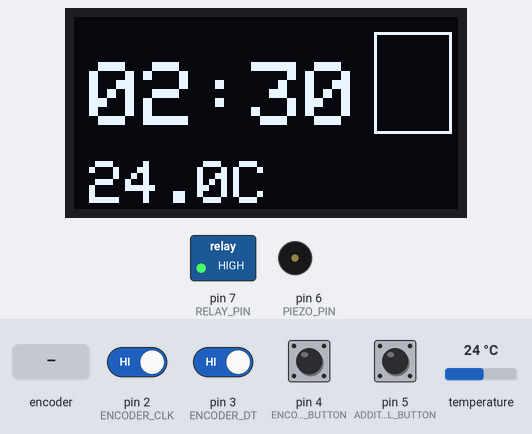
Recording of a program running on a simulated Arduino Pro Mini, built with avr-gcc and run on an emulated ATmega328P. On the bench: 128×64 one-colour display, switched loads named in the program (green lamp = pin HIGH), buzzer (waves = sounding). The inputs (shaded band) are chosen by the test bench; at power-on: pin 2 (ENCODER_CLK), pin 3 (ENCODER_DT), pin 4 (ENCODER_SW_BUTTON), pin 5 (ADDITIONAL_BUTTON) HIGH, temperature 24 °C. EEPROM starts erased.

Above: at 1.2 s.
1.3 s: rotary encoder on pin 2 (ENCODER_CLK) / pin 3 (ENCODER_DT) turned 3 steps (first pin leading)
At 2.3 s:
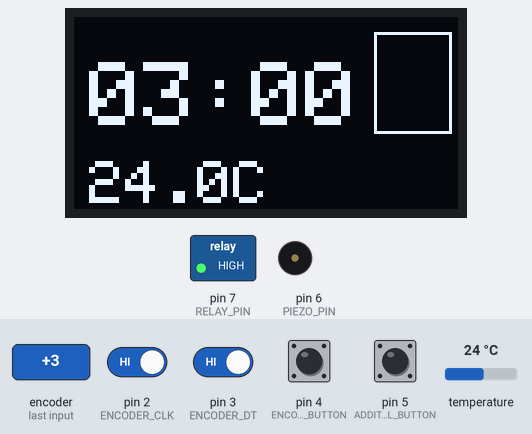
3.4 s: temperature set to 12 °C
At 4.8 s:
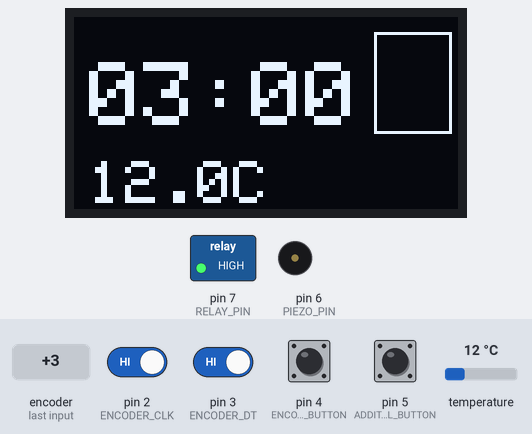
5.3 s: temperature set to 19 °C
At 6.3 s:
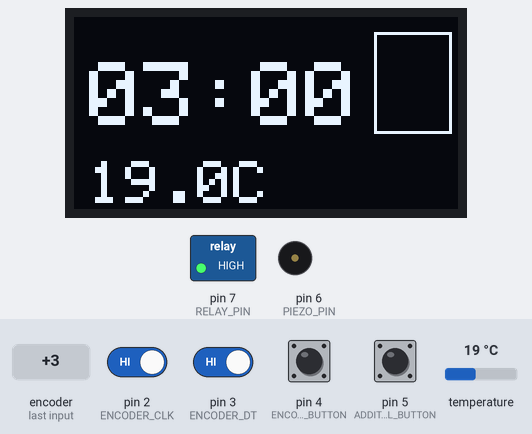
7.3 s: rotary encoder on pin 2 (ENCODER_CLK) / pin 3 (ENCODER_DT) turned 1 step (first pin leading)
At 8.6 s:
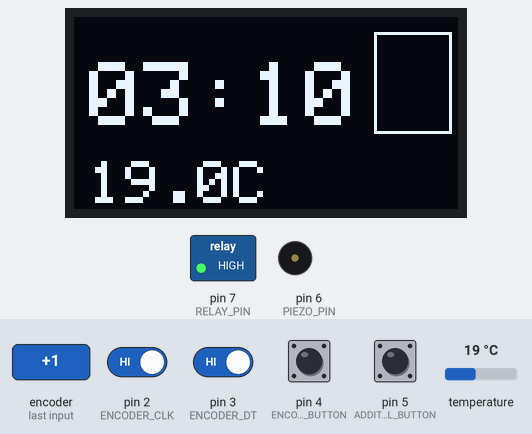
9.0 s: temperature set to 28 °C
At 10.2 s:
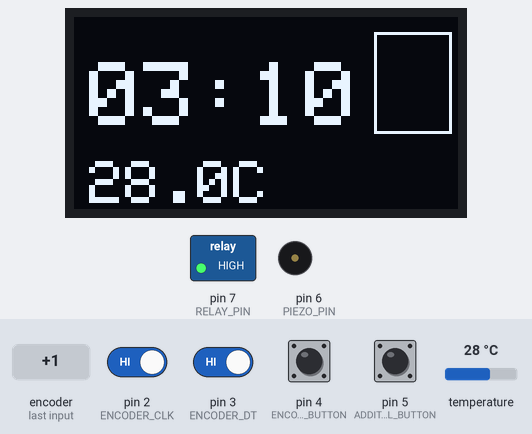
10.8 s: pin 4 (ENCODER_SW_BUTTON) pulsed LOW 2 times (0.12 s each, 0.3 s apart)
At 12.2 s:
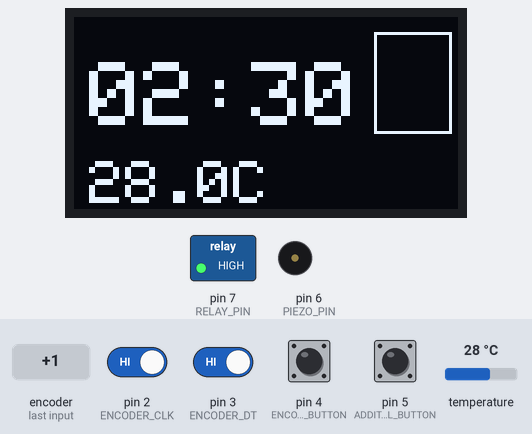
Timing chart, 0 to 13.8 s (numbered marks = the images above; inputs shaded):
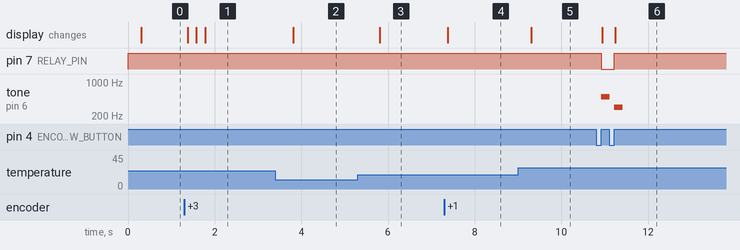

The program:

main.cpp
```cpp
#include "state_machine.h"
#include "display_actions.h"

#include <Arduino.h>
#include <EEPROM.h>
#include <string.h>
#include <SPI.h>
#include <Wire.h>
// Arduino таймер CTC прерывание
// avr-libc library includes
#include <avr/io.h>
#include <avr/interrupt.h>

#include <Adafruit_GFX.h>
#include <Adafruit_SSD1306.h>

// подключение библиотек для работы с DS18B20
#include <OneWire.h>
#include <DallasTemperature.h>


#define SCREEN_WIDTH 128 // OLED display width, in pixels
#define SCREEN_HEIGHT 64 // OLED display height, in pixels
#define OLED_RESET    -1 // Reset pin # (or -1 if sharing Arduino reset pin)
// #define DEBUG_SERIAL
//  enoder
const short ENCODER_CLK = 2; // do not change
const short ENCODER_DT = 3; // do not change
const short ENCODER_SW_BUTTON = 4; // encoder_sw
//--encoder
const short ADDITIONAL_BUTTON = 5; // encoder_sw
const short RELAY_PIN = 7;
const short PIEZO_PIN = 6;
const short ONE_WIRE_BUS = 11; // вывод, к которому подключён DS18B20
const short TEMPERATURE_PRECISION = 12; // точность измерений (9 ... 12)
volatile int counter = 0;   // счётчик
const int defaultTimeoutSec = 150;
const unsigned long pressTimeoutMS = 500;
//  eeprom
const short EEPROM_INIT_ADDR = 1023;
const char EEPROM_INIT_VALUE = 10;
const short EEPROM_TIMEOUT_ADDR = 0;
//--eeprom


Adafruit_SSD1306 display(SCREEN_WIDTH, SCREEN_HEIGHT, &Wire, OLED_RESET);
DisplayActions da(&display);
StateMachine stm(&da, 30, defaultTimeoutSec, RELAY_PIN, PIEZO_PIN);
OneWire oneWire(ONE_WIRE_BUS);
DallasTemperature sensor(&oneWire);
DeviceAddress Thermometer;


void pciSetup(byte pin)
{
  *digitalPinToPCMSK(pin) |= bit (digitalPinToPCMSKbit(pin));  // enable pin
  PCIFR  |= bit (digitalPinToPCICRbit(pin)); // clear any outstanding interrupt
  PCICR  |= bit (digitalPinToPCICRbit(pin)); // enable interrupt for the group
}


volatile byte lastEnc = 0b11, lastEncSw = 0b1, lastAddSw = 0b1;
volatile bool encMiddleAngle = false;
volatile unsigned long lastPressTimeAddSw = 0;
volatile unsigned long lastPressTimeEncSw = 0;
ISR (PCINT2_vect) // handle pin change interrupt for D0 to D7 here
{
  cli();
  byte encState = (PIND & 0b111100) >> 2;  // D2 + D3 + D4 + D5
  byte swState = (encState & 0b100) >> 2;
  byte addSwState = (encState & 0b1000) >> 3;
  encState = encState & 0b11;
  if (encState != lastEnc){
    if (!encState) encMiddleAngle = true;
    if (encMiddleAngle && encState == 0b01) {
      if (stm.checkAction()) stm.incLedTimerSec();
      encMiddleAngle = false;
      }
    else if (encMiddleAngle && encState == 0b10) {
      if (stm.checkAction()) stm.decLightTimerSec();
      encMiddleAngle = false;
    }
    lastEnc = encState;
  }else if (swState != lastEncSw){
    // action to letting go
    if (lastEncSw == 0b0 && swState == 0b1){
      // encoder button (start/stop)
      if (millis()-lastPressTimeEncSw >= pressTimeoutMS) {
        if (!stm.isLightOn()){
          stm.resetLightTimerSec();
        }
      }else if(stm.checkAction()) stm.toggleTimer(true);
    }else if (lastEncSw == 0b1 && swState == 0b0){
      lastPressTimeEncSw = millis();
    }
    lastEncSw = swState;
  }else if (addSwState != lastAddSw){
      // additional button (start/pause)
      if (lastAddSw == 0b0 && addSwState == 0b1){
        if (millis()-lastPressTimeAddSw >= pressTimeoutMS) {
          if (!stm.isLightOn()){
            EEPROM.put(EEPROM_TIMEOUT_ADDR, stm.getLightTimerSecLeft());
          }
        }
        else if(stm.checkAction()) stm.toggleTimer(false);
      }else if(lastAddSw == 0b1 && addSwState == 0b0){ // start press
        lastPressTimeAddSw = millis();
      }
      lastAddSw = addSwState;
  }
  sei();
}


volatile bool isSecond = false;
volatile float prev;
ISR(TIMER1_COMPA_vect)
{
  if (isSecond){
    stm.tickLightTimer();
    stm.tickDisplayTimerSec();
    stm.setTemperature(sensor.getTempCByIndex(0));
  }else{
    sensor.requestTemperatures();
  }
  isSecond = !isSecond;
}


void setup()
{
  #ifdef DEBUG_SERIAL
    Serial.begin(9600);
    Serial.println("Started with debug");
  #endif

  int initVal, initTimeout;
  EEPROM.get(EEPROM_INIT_ADDR, initVal);
  if (initVal != EEPROM_INIT_VALUE){
    EEPROM.put(EEPROM_INIT_ADDR, EEPROM_INIT_VALUE);
  }else{
    EEPROM.get(EEPROM_TIMEOUT_ADDR, initTimeout);
    stm.setDefaultLightTimeout(initTimeout);
  }

  sensor.begin();
  sensor.getAddress(Thermometer, 0);
  sensor.setWaitForConversion(false);  // Async requests
  sensor.setResolution(Thermometer, TEMPERATURE_PRECISION);

  pinMode(A0, INPUT);
  pinMode(ENCODER_SW_BUTTON, INPUT);
  pinMode(ENCODER_CLK, INPUT);
  pinMode(ENCODER_DT, INPUT);
  pinMode(ADDITIONAL_BUTTON, INPUT_PULLUP);

  // инициализация Timer1
  cli();  // отключить глобальные прерывания
  TCCR1A = 0;   // установить регистры в 0
  TCCR1B = 0;
  //OCR1A = 15624; // установка регистра совпадения 1C 16mhz
  // OCR1A = 7811; // установка регистра совпадения 0.5C 16mhz
  OCR1A = 3905; // установка регистра совпадения 0.5C 8Mhz
  TCCR1B |= (1 << WGM12);  // включить CTC режим
  TCCR1B |= (1 << CS10); // Установить биты на коэффициент деления 1024
  TCCR1B |= (1 << CS12);
  TIMSK1 |= (1 << OCIE1A);  // включить прерывание по совпадению таймера

  sei(); // включить глобальные прерывания


  // SSD1306_SWITCHCAPVCC = generate display voltage from 3.3V internally
  if(!display.begin(SSD1306_SWITCHCAPVCC, 0x3C)) {
    #ifdef DEBUG_SERIAL
      Serial.println(F("SSD1306 allocation failed"));
    #endif
    for(;;); // Don't proceed, loop forever
  }
  #ifdef DEBUG_SERIAL
    Serial.println(F("SSD1306 allocation success"));
  #endif

  // encoder
  cli();
  pciSetup(ENCODER_CLK);
  pciSetup(ENCODER_DT);
  pciSetup(ENCODER_SW_BUTTON);
  pciSetup(ADDITIONAL_BUTTON);
  sei();

  display.clearDisplay();
  da.drawLightStatus(stm.isLightOn());
}


void loop()
{
  stm.refreshState();
}
```

display_actions.h
```cpp
#ifndef DISPLAY_ACTIONS
#define DISPLAY_ACTIONS

#include <Adafruit_GFX.h>
#include <Adafruit_SSD1306.h>


class DisplayActions
{
private:
    Adafruit_SSD1306 *display;
    int progressPos;
    int maxProgress;
    bool needRedraw;
public:
    DisplayActions(Adafruit_SSD1306*);
    ~DisplayActions();
    void redrawLitingTime(int timeSec);
    void redrawTemperature(float temp);
    void nextProgress();
    void disableProgress();
    void turnOff();
    void redraw();
    void redraw(bool force);
    void drawLightStatus(bool);
};


#endif
```

state_machine.h
```cpp
#ifndef STATE_MACHINE
#define STATE_MACHINE

#include "display_actions.h"

const int MAX_SEC = 60 * 60; // 60 min to 60 sec
const int TIME_DIFF_SEC = 10;


class StateMachine
{
private:
    volatile int displayTimerSecLeftDefault, lightTimerSecLeftDefault;
    volatile int displayTimerSecLeft;
    volatile int lightTimerSecLeft;
    volatile bool lightTimeChanged;
    volatile bool needStratTimer, needStopTimer, needPauseTimer;
    volatile bool lightOn, timerOn;
    volatile bool needTurnOnDisplay, needTurnOffDisplay, displayOn;
    short const relayPin, piezoPin;
    float temperature, prevTemperature;
    volatile bool tempChanged;
    DisplayActions *dispActions;
    float convertToCelsium();
    void beep(int f, int d){tone(piezoPin, f, d);}
public:
    StateMachine(DisplayActions*, int, int, short, short);
    ~StateMachine();

    void startTimer();
    void stopTimer();
    void pauseTimer();
    void toggleTimer(bool);

    void turnOnDisplay();
    void turnOffDisplay();

    void tickLightTimer();
    void incLedTimerSec();
    void decLightTimerSec();
    void resetLightTimerSec();
    void setDefaultLightTimeout(int);
    int getLightTimerSecLeft(){return lightTimerSecLeft;};

    void tickDisplayTimerSec();
    void resetDisplayTimerSec();

    void refreshState();

    bool isDisplayOn(){return displayOn;};
    bool isLightOn(){return lightOn;};

    bool checkAction();

    void setTemperature(float);
};

#endif
```

display_actions.cpp
```cpp
#include "display_actions.h"


void DisplayActions::redrawLitingTime(int timeSec){
    display->fillRect(5, 0, 90, 46, BLACK);
    display->setTextColor(WHITE);
    display->setTextSize(3);
    display->setCursor(5, 15);
    display->print(timeSec/60/10);
    display->print(timeSec/60%10);
    display->print(":");
    display->print(timeSec%60/10);
    display->print(timeSec%60%10);
    needRedraw = true;
}


void DisplayActions::redrawTemperature(float temp){
    display->fillRect(5, 47, 89, 32, BLACK);
    display->setTextColor(WHITE);
    display->setTextSize(2);
    display->setCursor(5, 48);
    display->print(int(temp));
    display->print(".");
    display->print(int(temp*10)%10);
    display->print("C");
    needRedraw = true;
}


void DisplayActions::nextProgress(){
    if (progressPos > 0){
        display->fillRect(progressPos*12, 5, 6, 6, BLACK);
    }
    progressPos += 1;
    if (progressPos > maxProgress){
        progressPos = 1;
    }
    display->fillRect(progressPos*12, 5, 6, 6, WHITE);
    needRedraw = true;
}


void DisplayActions::drawLightStatus(bool isOn){
    display->fillRect(100, 5, 32, 34, BLACK);
    display->drawRect(100, 5, 26, 34, WHITE);
    if (isOn){
        display->fillRect(106, 10, 14, 24, WHITE);
    }
    needRedraw = true;
}


void DisplayActions::disableProgress(){
    if (progressPos > 0){
        display->fillRect(progressPos*12, 5, 6, 6, BLACK);
        needRedraw = true;
    }
}


void DisplayActions::turnOff(){
    display->fillRect(0,0, 128, 64, BLACK);
    needRedraw = true;
}


void DisplayActions::redraw(){
    if (needRedraw){
        display->display();
        needRedraw = false;
    }
}


void DisplayActions::redraw(bool force){
    if (force){
        display->display();
        needRedraw = false;
    }
}


DisplayActions::DisplayActions(Adafruit_SSD1306 *dsp)
{
    display = dsp;
    progressPos = 1;
    maxProgress = 128/12;
    needRedraw = true;
};


DisplayActions::~DisplayActions()
{
    display = nullptr;
};
```

state_machine.cpp
```cpp
#include "state_machine.h"


StateMachine::StateMachine(DisplayActions *displayActions, int displayActiveSec, int lightActiveSec, short relPin, short piezopin) : relayPin(relPin), piezoPin(piezopin)
 {
    pinMode(relayPin, OUTPUT);
    PORTD |= 0b1<<relayPin; // relay data pin inverted. So we turn it off
    pinMode(piezoPin, OUTPUT);
    dispActions = displayActions;
    displayTimerSecLeftDefault = displayActiveSec;
    lightTimerSecLeftDefault = lightActiveSec;
    displayTimerSecLeft = displayActiveSec;
    lightTimerSecLeft = lightActiveSec;
    needStratTimer = needStopTimer = needPauseTimer = timerOn = lightOn = false;
    needTurnOnDisplay = needTurnOffDisplay = false;
    lightTimeChanged = true;
    displayOn = true;
    temperature = prevTemperature = -9999;
    tempChanged = false;
};


StateMachine::~StateMachine(){}


void StateMachine::setDefaultLightTimeout(int defaultValue){
    if (!timerOn && lightTimerSecLeft == lightTimerSecLeftDefault){
        lightTimerSecLeft = defaultValue;
        lightTimeChanged = true;
    }
    lightTimerSecLeftDefault = defaultValue;
}


bool StateMachine::checkAction(){
    if (!displayOn){
        turnOnDisplay();
        return false;
    }else
        resetDisplayTimerSec();
    return true;
}


void StateMachine::startTimer(){
    needStopTimer = needPauseTimer = false;
    needStratTimer = true;
}


void StateMachine::stopTimer(){
    needStopTimer = true;
    needPauseTimer = needStratTimer = false;
}


void StateMachine::toggleTimer(bool isStop){
    if (!isLightOn())
        startTimer();
    else if (isLightOn() && isStop){
        stopTimer();
    }else if (isLightOn()){
        pauseTimer();
    }
}

void StateMachine::pauseTimer(){
    needPauseTimer = true;
    needStopTimer = needStratTimer = false;
}


void StateMachine::turnOnDisplay(){
    needTurnOffDisplay = false;
    needTurnOnDisplay = true;
    resetDisplayTimerSec();
}


void StateMachine::turnOffDisplay(){
    needTurnOffDisplay = true;
    needTurnOnDisplay = false;
}


void StateMachine::tickLightTimer(){
    if (timerOn && lightTimerSecLeft > 0){
        lightTimerSecLeft -= 1;
        lightTimeChanged = true;
    }
};


void StateMachine::incLedTimerSec(){
    if (lightTimerSecLeft < MAX_SEC){
        lightTimerSecLeft += TIME_DIFF_SEC;
        if (lightTimerSecLeft > MAX_SEC) lightTimerSecLeft = MAX_SEC;
        lightTimeChanged = true;
    }else{
        lightTimerSecLeft = TIME_DIFF_SEC;
    }
};


void StateMachine::decLightTimerSec(){
    if (lightTimerSecLeft > 0){
        lightTimerSecLeft -= TIME_DIFF_SEC;
        lightTimeChanged = true;
    }else{
        lightTimerSecLeft = lightTimerSecLeftDefault;
    }
};


void StateMachine::resetLightTimerSec(){
    lightTimerSecLeft = lightTimerSecLeftDefault;
    lightTimeChanged = true;
};


void StateMachine::tickDisplayTimerSec(){
    if (displayOn && displayTimerSecLeft > 0)
        displayTimerSecLeft -= 1;
    else if (displayOn){
        turnOffDisplay();
    }
};


void StateMachine::resetDisplayTimerSec(){
    displayTimerSecLeft = displayTimerSecLeftDefault;
    if (!displayOn && !needTurnOnDisplay) turnOnDisplay();
};


void StateMachine::setTemperature(float temp){
    temp = round(temp * 10) / 10;
    if (temp != prevTemperature){
        tempChanged = true;
        prevTemperature = temperature;
        temperature = temp;
    }
}


void StateMachine::refreshState(){
    if (needTurnOffDisplay){
        #ifdef DEBUG_SERIAL
        Serial.println("needTurnOffDisplay");
        #endif
        needTurnOffDisplay = false;
        displayOn = false;
        dispActions->turnOff();
        dispActions->redraw(true);
    }else if (needTurnOnDisplay){
        #ifdef DEBUG_SERIAL
        Serial.println("needTurnOnDisplay");
        #endif
        needTurnOnDisplay = false;
        displayOn = true;
        dispActions->redrawLitingTime(lightTimerSecLeft);
        dispActions->redrawTemperature(temperature);
        dispActions->drawLightStatus(lightOn);
        if (lightOn) dispActions->nextProgress();
    }

    if (needStopTimer || needPauseTimer){
        #ifdef DEBUG_SERIAL
        Serial.println("need Stop/Pause timer");
        #endif
        timerOn = false;
        if (needStopTimer) resetLightTimerSec();
        if (lightOn){
            PORTD |= (0b1<<relayPin); // relay data pin inverted. so turn it on.
            lightOn = false;
            dispActions->drawLightStatus(lightOn);
        }
        needStopTimer = false;
        needPauseTimer = false;
        if (displayOn) dispActions->disableProgress();
        beep(300, 200);
    }else if (needStratTimer){
        #ifdef DEBUG_SERIAL
        Serial.println("needStartTimer");
        #endif
        timerOn = true;
        needStratTimer = false;
        if (!lightOn)
            PORTD &= ~(0b1<<relayPin); // relay data pin inverted. So we turn it off
        lightOn = true;
        dispActions->drawLightStatus(lightOn);
        beep(500, 200);
    }

    if (lightTimeChanged){
        #ifdef DEBUG_SERIAL
        Serial.println("lightTimeChanged");
        #endif
        if (lightTimerSecLeft <= 0){
            timerOn = false;
            needStopTimer = false;
            needPauseTimer = false;
            needStratTimer = false;
            if (lightOn){
                PORTD |= (0b1<<relayPin); // relay data pin inverted. so turn it on.
                lightOn = false;
                dispActions->drawLightStatus(lightOn);
            }
            lightTimerSecLeft = lightTimerSecLeftDefault;
            beep(300, 200);
        }
        dispActions->redrawLitingTime(lightTimerSecLeft);
        lightTimeChanged = false;
    }

    if (tempChanged){
        #ifdef DEBUG_SERIAL
        Serial.println("tempChanged");
        #endif
        tempChanged = false;
        #ifdef DEBUG_SERIAL
        Serial.println(temperature);
        #endif
        dispActions->redrawTemperature(temperature);
    }
    if (displayOn) dispActions->redraw();
};
```

Measured:
- after the input at 1.3 s, the display: first changes after 0.08 s (image 1 shows a later state)
- after the input at 3.4 s, the display: changes after 0.41 s (image 2)
- after the input at 5.3 s, the display: changes after 0.51 s (image 3)
- after the input at 7.3 s, the display: changes after 0.08 s (image 4)
- after the input at 9.0 s, the display: changes after 0.31 s (image 5)
- after the input at 10.8 s, pin 7 (RELAY_PIN): HIGH → LOW after 0.12 s, → HIGH 0.30 s later; tone on pin 6 (PIEZO_PIN): silent → 500 Hz after 0.12 s, → silent 0.20 s later, → 300 Hz 0.10 s later, → silent 0.20 s later; the display: first changes after 0.15 s (image 6 shows a later state)
